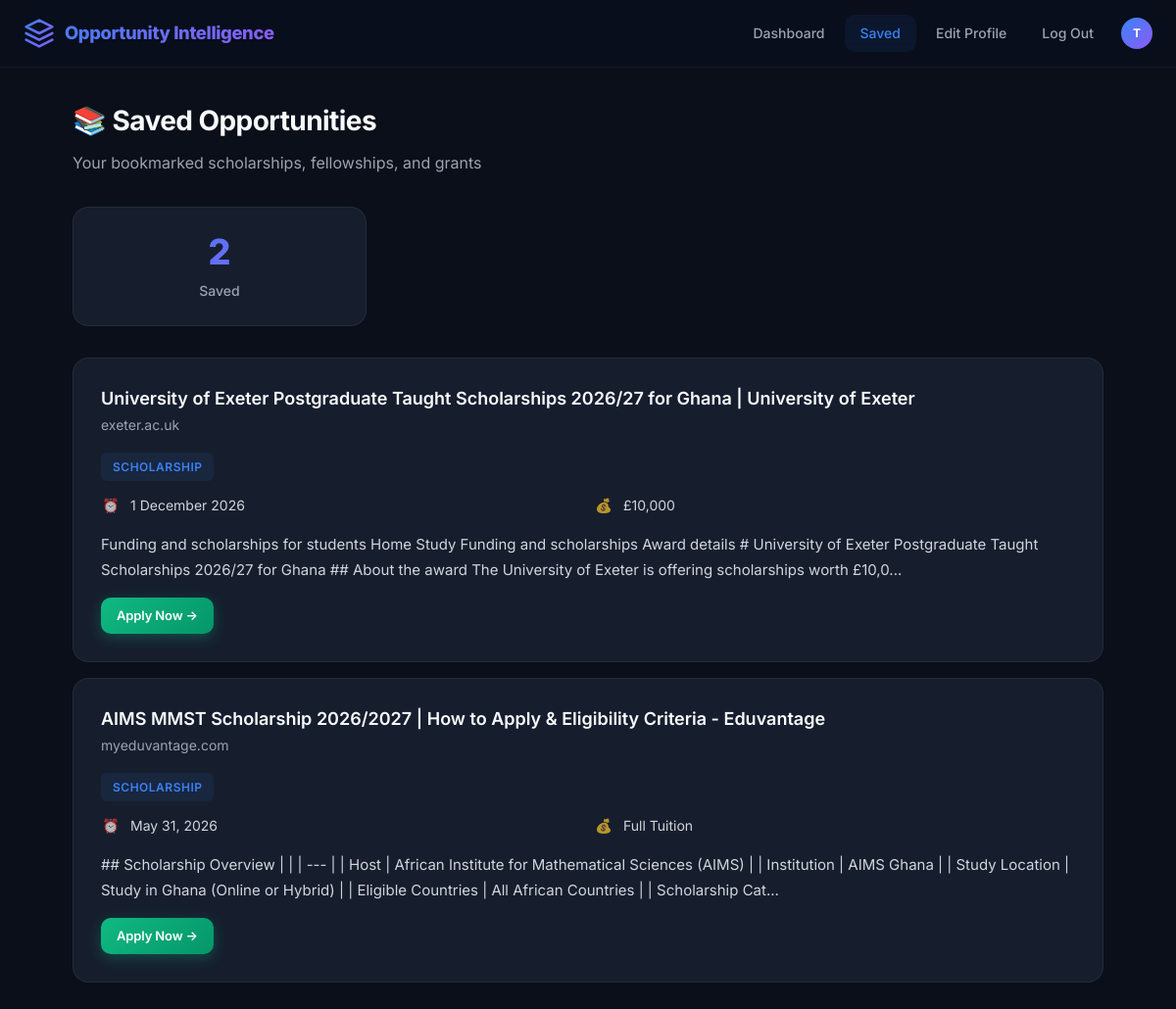
The page /saved (signed in) on the database its author committed.
### tables this page shows
CREATE TABLE users (
            id INTEGER PRIMARY KEY AUTOINCREMENT,
            email TEXT UNIQUE NOT NULL,
            password_hash TEXT NOT NULL,
            name TEXT NOT NULL,
            nationality TEXT DEFAULT 'Nigerian',
            education TEXT DEFAULT 'BSc Physics',
            field TEXT DEFAULT 'AI / Machine Learning',
            status TEXT DEFAULT 'NYSC',
            created_at TIMESTAMP DEFAULT CURRENT_TIMESTAMP
        );

CREATE TABLE saved_opportunities (
            id INTEGER PRIMARY KEY AUTOINCREMENT,
            user_id INTEGER NOT NULL,
            title TEXT NOT NULL,
            organization TEXT,
            type TEXT,
            deadline TEXT,
            funding TEXT,
            eligibility TEXT,
            description TEXT,
            url TEXT NOT NULL,
            relevance_score REAL,
            match_reason TEXT,
            saved_at TIMESTAMP DEFAULT CURRENT_TIMESTAMP,
            FOREIGN KEY (user_id) REFERENCES users (id)
        );

### web_app.py (the view)
@app.get("/saved", response_class=HTMLResponse)
def saved_opportunities(request: Request, user: dict = Depends(get_current_user)):
    if not user:
        return RedirectResponse(url="/login", status_code=302)
    conn = get_db()
    rows = conn.execute("""
        SELECT * FROM saved_opportunities
        WHERE user_id = ?
        ORDER BY saved_at DESC
    """, (user["id"],)).fetchall()
    conn.close()
    saved = [dict(row) for row in rows]
    return templates.TemplateResponse(
        request=request,
        name="saved.html",
        context={"saved": saved, "user": user, "count": len(saved)}
    )

### templates/saved.html (shortened to what this page needs)
{% extends "base.html" %}
{% block content %}
<div class="container">
    <div class="page-header animate-fade-up">
        <h1>📚 Saved Opportunities</h1>
        <p>Your bookmarked scholarships, fellowships, and grants</p>
    </div>
    <div class="stats-grid animate-fade-up animate-delay-1" style="max-width: 300px;">
        <div class="stat-card">
            <div class="stat-value">{{ count }}</div>
            <div class="stat-label">Saved</div>
        </div>
    </div>
    {% if saved %}
        {% for opp in saved %}
        <div class="opp-card">
            <div class="opp-header">
                <div>
                    <div class="opp-title">{{ opp.title }}</div>
                    <div class="opp-org">{{ opp.organization }}</div>
                </div>
            </div>
            <div class="opp-type">{{ opp.type }}</div>
            <div class="opp-details">
                <div class="opp-detail">
                    <span class="opp-detail-icon">⏰</span>
                    <span>{{ opp.deadline }}</span>
                </div>
                <div class="opp-detail">
                    <span class="opp-detail-icon">💰</span>
                    <span>{{ opp.funding }}</span>
                </div>
            </div>
            <div class="opp-description">{{ opp.description }}</div>
            <div class="opp-actions">
                <a href="{{ opp.url }}" target="_blank" class="btn btn-success btn-sm">Apply Now →</a>
            </div>
        </div>
        {% endfor %}
    {% endif %}
</div>
{% endblock %}

### templates/base.html (shortened to what this page needs)
<!DOCTYPE html>
<html lang="en">
<head>
</head>
<body>
    {% block nav %}
    {% if user %}
    <nav class="nav">
        <div class="nav-inner">
            <a href="/" class="nav-logo">Opportunity Intelligence</a>
            <div class="nav-links">
                <a href="/" class="nav-link {% if request.url.path == '/' %}active{% endif %}">Dashboard</a>
                <a href="/saved" class="nav-link {% if request.url.path == '/saved' %}active{% endif %}">Saved</a>
                <a href="/edit-profile" class="nav-link {% if request.url.path == '/edit-profile' %}active{% endif %}">Edit Profile</a>
                <a href="/logout" class="nav-link">Log Out</a>
                <div class="nav-avatar">{{ user.name[0]|upper }}</div>
            </div>
        </div>
    </nav>
    {% endif %}
    {% endblock %}
    {% block content %}{% endblock %}
</body>
</html>

### rows shown on the page
users: name "T"
saved_opportunities: title "University of Exeter Postgraduate Taught Scholarships 2026/27 for Ghana | University of Exeter", organization "exeter.ac.uk", type "SCHOLARSHIP", deadline "1 December 2026", funding "£10,000", description "Funding and scholarships for students Home Study Funding and scholarships Award details # University of Exeter Postgraduate Taught Scholarships 2026/27 for Ghana ## About the award The University of Exeter is offering scholarships worth £10,0..."
saved_opportunities: title "AIMS MMST Scholarship 2026/2027 | How to Apply & Eligibility Criteria - Eduvantage", organization "myeduvantage.com", type "SCHOLARSHIP", deadline "May 31, 2026", funding "Full Tuition", description "## Scholarship Overview | | | --- | | Host | African Institute for Mathematical Sciences (AIMS) | | Institution | AIMS Ghana | | Study Location | Study in Ghana (Online or Hybrid) | | Eligible Countries | All African Countries | | Scholarship Cat..."

### other values the page prints
{{ count }} "2"
